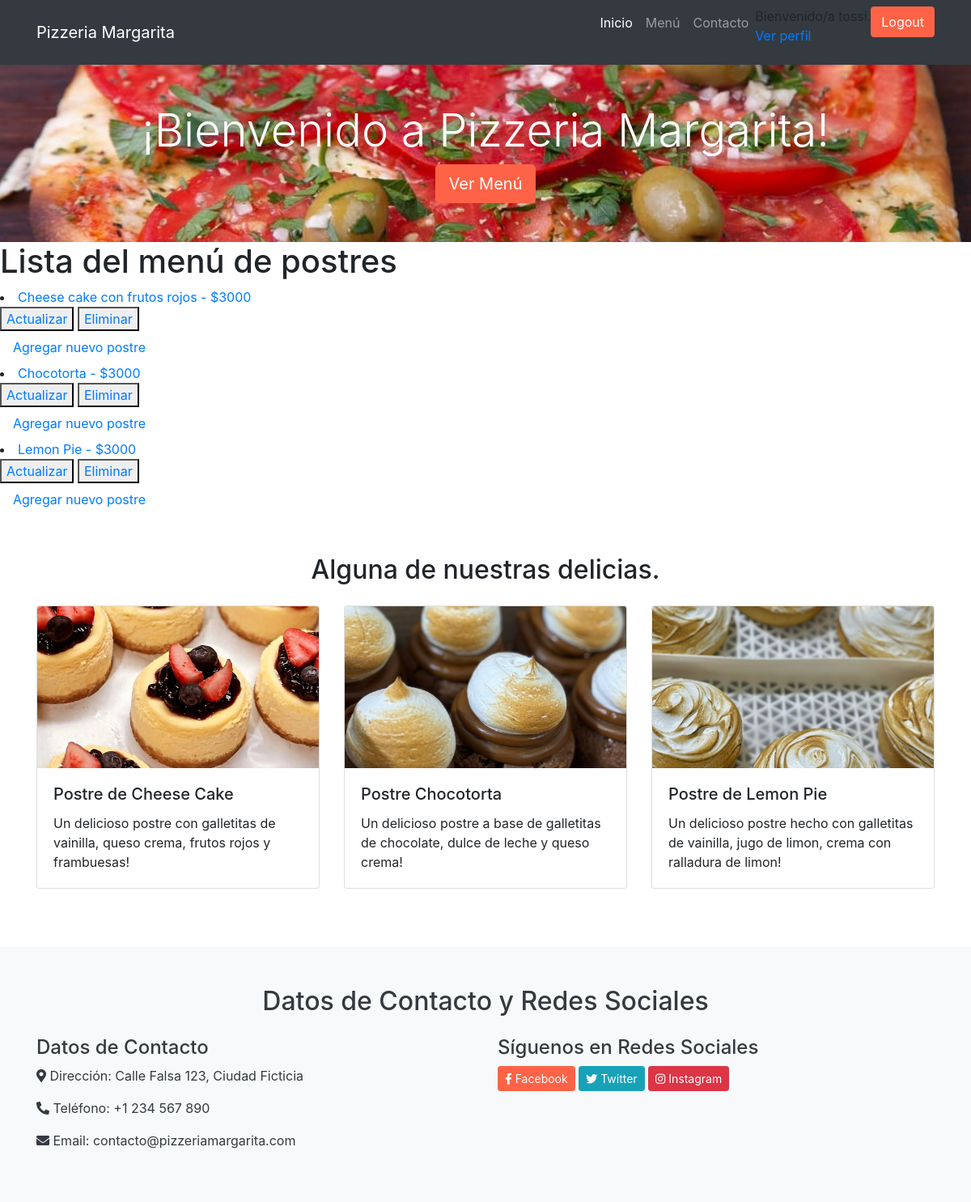
/app-tossi/postres/ (signed in), run on the app's committed database.
### AppTossi/models.py (models this page shows, shortened)
class Postre(models.Model):
    product_name = models.CharField(max_length=30)
    price = models.IntegerField()
    ingredients = models.CharField(max_length=200)
    stock = models.IntegerField(default=0)
    vegetarian = models.BooleanField(default=False)
    img = models.ImageField(upload_to='product_images', blank=True, null=True)

### AppTossi/views.py (the view)
# urls.py: path("postres/",postres,name="Postres"),
def postres(req):
    postres = Postre.objects.all
    return render(req,"postres.html",{"postres":postres})

### AppTossi/templates/postres.html (shortened to what this page needs)
{% extends 'padre.html' %}
{% block contenidoQueCambia %}
{% load static %}
{% if user.is_staff %}
<h1>Lista del menú de postres</h1>
  {% for postre in postres %}
    <li>
      <a href="{% url 'PostreDetail' postre.id %}">
        {{postre.product_name}} - ${{postre.price}}
      </a>
    </li>
    <button>
      <a href="{% url 'PostreUpdate' postre.id %}"> Actualizar </a>
    </button>
    <button>
      <a href="{% url 'PostreDelete' postre.id %}"> Eliminar </a>
    </button>
      <a class="nav-link" href="{% url 'PostreCreate' %}">Agregar nuevo postre</a>
  {% endfor %}
    {% load static %}
    <section id="menu" class="py-5">
        <div class="container">
          <h2 class="text-center mb-4">Alguna de nuestras delicias.</h2>
          <div class="row">
            <div class="col-md-4 mb-4">
              <div class="card">
                <img src="{% static 'images/cheese_frutos_rojos.jpeg' %}" class="card-img-top" alt="Plato 1">
                <div class="card-body">
                  <h5 class="card-title">Postre de Cheese Cake</h5>
                  <p class="card-text">Un delicioso postre con galletitas de vainilla, queso crema, frutos rojos y frambuesas!</p>
                </div>
              </div>
            </div>
            <div class="col-md-4 mb-4">
              <div class="card">
                <img src="{% static 'images/falsa_choco.jpeg' %}" class="card-img-top" alt="Plato 2">
                <div class="card-body">
                  <h5 class="card-title">Postre Chocotorta</h5>
                  <p class="card-text">Un delicioso postre a base de galletitas de chocolate, dulce de leche y queso crema!</p>
                </div>
              </div>
            </div>
            <div class="col-md-4 mb-4">
              <div class="card">
                <img src="{% static 'images/lemon_pie.jpeg' %}" class="card-img-top" alt="Plato 3">
                <div class="card-body">
                  <h5 class="card-title">Postre de Lemon Pie</h5>
                  <p class="card-text">Un delicioso postre hecho con galletitas de vainilla, jugo de limon, crema con ralladura de limon!</p>
                </div>
              </div>
            </div>
          </div>
        </div>
      </section>
{% elif user.is_authenticated %}
  {% load static %}
{% else %}
  {% load static %}
{% endif %}
{% endblock contenidoQueCambia %}

### AppTossi/templates/navbar.html (shortened to what this page needs)
<nav class="navbar navbar-expand-lg navbar-dark bg-dark">
    <div class="container">
      <a class="navbar-brand" href="/app-tossi/">Pizzeria Margarita</a>
      <div class="collapse navbar-collapse" id="navbarNav">
        <ul class="navbar-nav ml-auto">
          <li class="nav-item active">
            <a class="nav-link" href="/app-tossi/">Inicio</a>
          </li>
          <li class="nav-item">
            <a class="nav-link" href="/app-tossi/#menu">Menú</a>
          </li>
          <li class="nav-item">
            <a class="nav-link" href="/app-tossi/#contacto">Contacto</a>
          </li>
          {% if user.is_authenticated %}
          <p>Bienvenido/a {{user.username}}. <br> <a href="/app-tossi/edit-profile">Ver perfil</a> </p>
          <li>
            <form method="post" action="{% url 'Logout' %}"> {% csrf_token %}
                <button class="btn btn-primary" type="submit">Logout</button>
            </form>
          </li>
          {% else %}
            <a class="nav-link nav-link-outline" href="/app-tossi/login/">Login</a>
            <a class="nav-link nav-link-outline" href="/app-tossi/register/">Register</a>
          {% endif %}
        </ul>
      </div>
    </div>
  </nav>

### AppTossi/static/styles.css (style rules this page uses)
.navbar { background-color: #343a40 !important; }
.btn-primary { background-color: #FF6347; border-color: #FF6347; }
.card-img-top { width: 100%; height: 200px; object-fit: cover; }

### data on the page
Postre: product_name "Cheese cake con frutos rojos", price "3000"
Postre: product_name "Chocotorta", price "3000"
Postre: product_name "Lemon Pie", price "3000"

### other printed values
{{ user.username }} "tossi"
